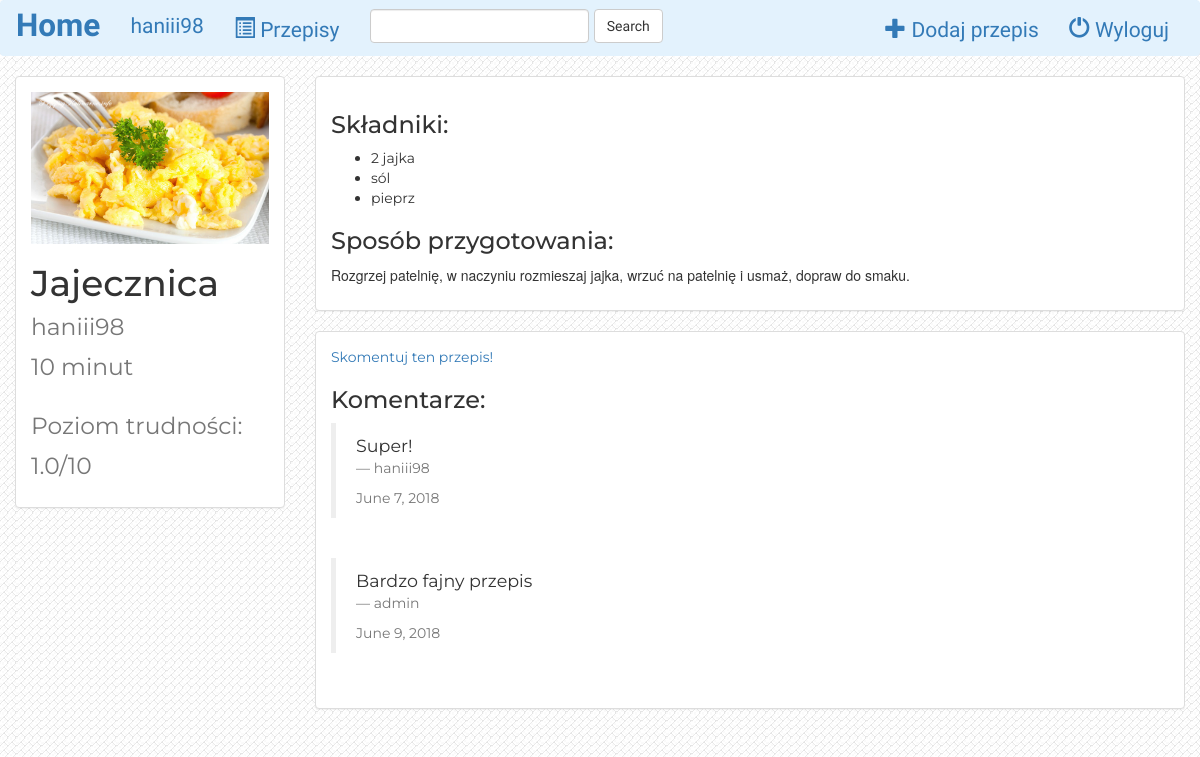
The page /recipes/2/ (signed in) on the database its author committed.
### recipes/models.py (models this page shows, shortened)
class Recipe(models.Model):
    name = models.CharField(max_length=100)
    time = models.IntegerField()
    difficulty = models.FloatField()
    ingridients = models.TextField()
    description = models.TextField()
    photo = models.FileField()
    is_favorite = models.BooleanField(default=False)
    user = models.ForeignKey(User, default=1)
    def splitingr(self):
        return (self.ingridients).split(",")
    def __str__(self):
        return self.name

class Comment(models.Model):
    user = models.ForeignKey(User, default=1)
    recipe = models.ForeignKey(Recipe, on_delete=models.CASCADE)
    content = models.TextField()
    time = models.DateField(auto_now_add=True)

### recipes/views.py (the view)
# urls.py: url(r'^(?P<pk>[0-9]+)/$', views.DetailView.as_view(), name='detail'),
class DetailView(generic.DetailView):
    model = Recipe
    template_name = 'recipes/detail.html'

### recipes/templates/recipes/detail.html (shortened to what this page needs)
{% extends 'recipes/base.html' %}
{% block body %}
<div class="container-fluid detail-container">
    <div class="row">
        <div class="col-sm-4 col-md-3">
            <div class="panel panel-default">
                <div class="panel-body">
                    <a href="{% url 'recipes:detail' recipe.id %}">
                        {% if recipe.photo %}
                            <img src="{{ recipe.photo.url }}" class="img-responsive">
                        {% else %}
                            <h3>No image to display</h3>
                        {% endif %}
                    </a>
                    <h1 class="det">{{ recipe.name }} <br> <small>{{ recipe.user }}<br>{{ recipe.time }} minut</small></h1>
                    <h1 class="det"><small>Poziom trudności: {{ recipe.difficulty }}/10</small></h1>
                </div>
            </div>
        </div>
        <div class="col-sm-8 col-md-9">
            <div class="panel panel-default">
                <div class="panel-body">
                    <h3 class="det">Składniki:</h3>
                    <ul>
                    {% for ingridient in recipe.splitingr %}
                    <li class="det">{{ ingridient }}</li>
                    {% endfor %}
                    </ul>
                    <h3 class="det">Sposób przygotowania:</h3>
                    <p font-family="Montserrat">{{ recipe.description|safe|linebreaks }}</p>
                </div>
            </div>
        <div class="panel panel-default">
                <div class="panel-body det">
                    {% if user.is_active %}
                    <p class="det"> <a href="{% url 'recipes:comment' %}?recipe={{ recipe.id }}">Skomentuj ten przepis!</a> </p>
                    {% else %}
                    <p class="det"><a href="{% url 'recipes:login_user' %}">Zaloguj się</a> by skomentować!</p>
                    {% endif %}
                    <h3 class="det">Komentarze:</h3>
                {% for comment in recipe.comment_set.all %}
                    <blockquote>{{ comment.content }}
                    <footer>{{ comment.user }}<p>         </p>{{ comment.time }} <br></footer>
                    </blockquote>
                    <br>
                    {% endfor %}
                </div></div>
        </div>
    </div>
</div>
{% endblock %}

### recipes/templates/recipes/base.html (shortened to what this page needs)
<!DOCTYPE html>
<html lang="en">
<head>
    {% load staticfiles %}
    <link href="{% static 'recipes/style.css' %}" rel="stylesheet">
    <link rel="stylesheet" href="https://maxcdn.bootstrapcdn.com/bootstrap/3.3.6/css/bootstrap.min.css">
    <link rel="stylesheet" type="text/css" href="{% static 'recipes/style.css' %}" />
</head>
<body>
    <nav class="navbar navbar-light" style="background-color: #e3f2fd;">
    <div class="container-fluid">
        <div class="navbar-header">
            <a class="navbar-brand" href="{% url 'recipes:index' %}">Home</a>
        </div>
        <div class="collapse navbar-collapse" id="topNavBar">
            <ul class="nav navbar-nav">
                {% if user.is_active %}
                <li class="">
                    <a href="#">
                        {{ user.username }}
                    </a>
                </li>
                {% endif %}
                <li class="">
                    <a href="{% url 'recipes:index' %}">
                        <span class="glyphicon glyphicon-list-alt aria-hidden='true'"></span>
                        Przepisy
                    </a>
                </li>
            </ul>
            <form class="navbar-form navbar-left" role="search" method="get" action="{% url 'recipes:index' %}">
                <div class="form-group">
                    <input type="text" class="form-control" name="q" value="{{ request.GET.q }}">
                </div>
                <button type="submit" class="btn btn-default">Search</button>
            </form>
            <ul class="nav navbar-nav navbar-right">
                {% if user.is_active %}
                <li class="">
                    <a href="{% url 'recipes:add' %}">
                        <span class="glyphicon glyphicon-plus aria-hidden='true'"></span>
                        Dodaj przepis
                    </a>
                </li>
                <li class="">
                    <a href="{% url 'recipes:logout_user' %}">
                        <span class="glyphicon glyphicon-off aria-hidden='true'"></span>
                        Wyloguj
                    </a>
                </li>
                {% endif %}
            </ul>
        </div>
    </div>
</nav>
{% block body %}
{% endblock %}
</body>
</html>

### recipes/static/recipes/style.css (style rules this page uses)
body { background: white url('images/background.png'); }
.navbar { font-family: 'Amatic SC'; font-size: 150%; }
.navbar-brand { font-family: 'Amatic SC'; font-size: 150%; font-weight: bold; }
.det { font-family: "Montserrat"; }

### rows shown on the page
Recipe: photo (picture), name "Jajecznica", user "haniii98", time "10", difficulty "1.0", description "Rozgrzej patelnię, w naczyniu rozmieszaj jajka, wrzuć na patelnię i usmaż, dopraw do smaku."
Comment: content "Super!", user "haniii98", time "June 7, 2018"
Comment: content "Bardzo fajny przepis", user "admin", time "June 9, 2018"

### other values the page prints
{{ user.username }} "haniii98"
{{ ingridient }} "2 jajka" "sól" "pieprz"
